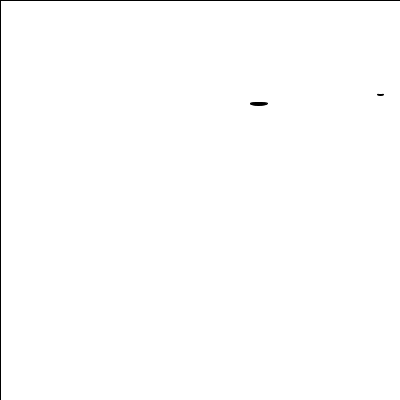
Frame 1 (no input)
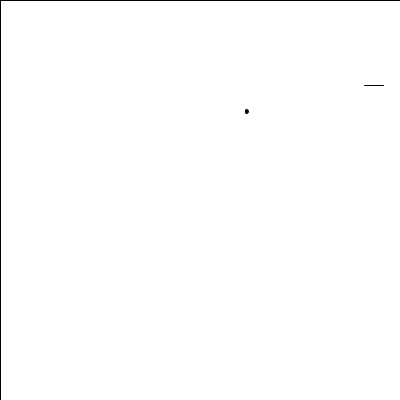
Frame 60 (the mouse pressed at the canvas centre just before this capture)
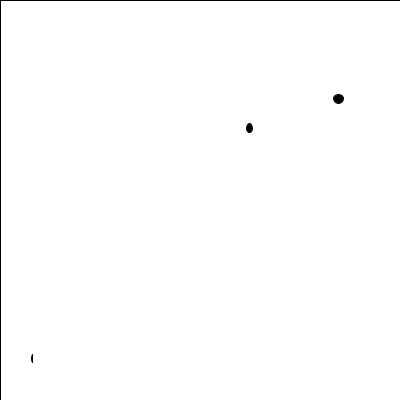
Frame 120 (the mouse held since frame 60 and released just before this capture)

The Processing sketch that drew these frames (run headless with seeded random() and noise(); from frame 60 on, the mouse is pressed at the canvas centre):

// Processing sketch: processing_158739
// ── processing_158739.pde

ArrayList <PVector> points;
int count = 2;  //the number of bat

void setup(){
  size(400,400);
  colorMode(HSB,255);
  points = new ArrayList<PVector>();  //initialize
  
  for(int i=0;i<2;i++){
    PVector p= new PVector(random(0,width),random(0,height));
    points.add(p);
  }  //p.x is 0 to 400, p.y is 0 to 400 ↓
     //add to points
}

void draw(){
  //clear
  fill(255);      
  rect(0,0,width,height);
  
  for(int i=0;i<count;i++){
    PVector p = points.get(i);
    fill(#000000);  //the color of bat is black
    ellipse(p.x,p.y,random(0,20),random(0,10));
    
    p.x += random(-2,2);
    p.y += random(-2,2);
  }
}

void mousePressed(){
  //create new bat
  PVector y= new PVector(random(0,width),random(0,height));
  points.add(y);
  
  for(int i=0;i<count;i++){
    PVector p = points.get(i);
    float delx = mouseX-p.x;
    float dely = mouseY-p.y;
    p.x += delx/10;
    p.y += (dely)/10;
  }
  count++;  //increase bat
}
